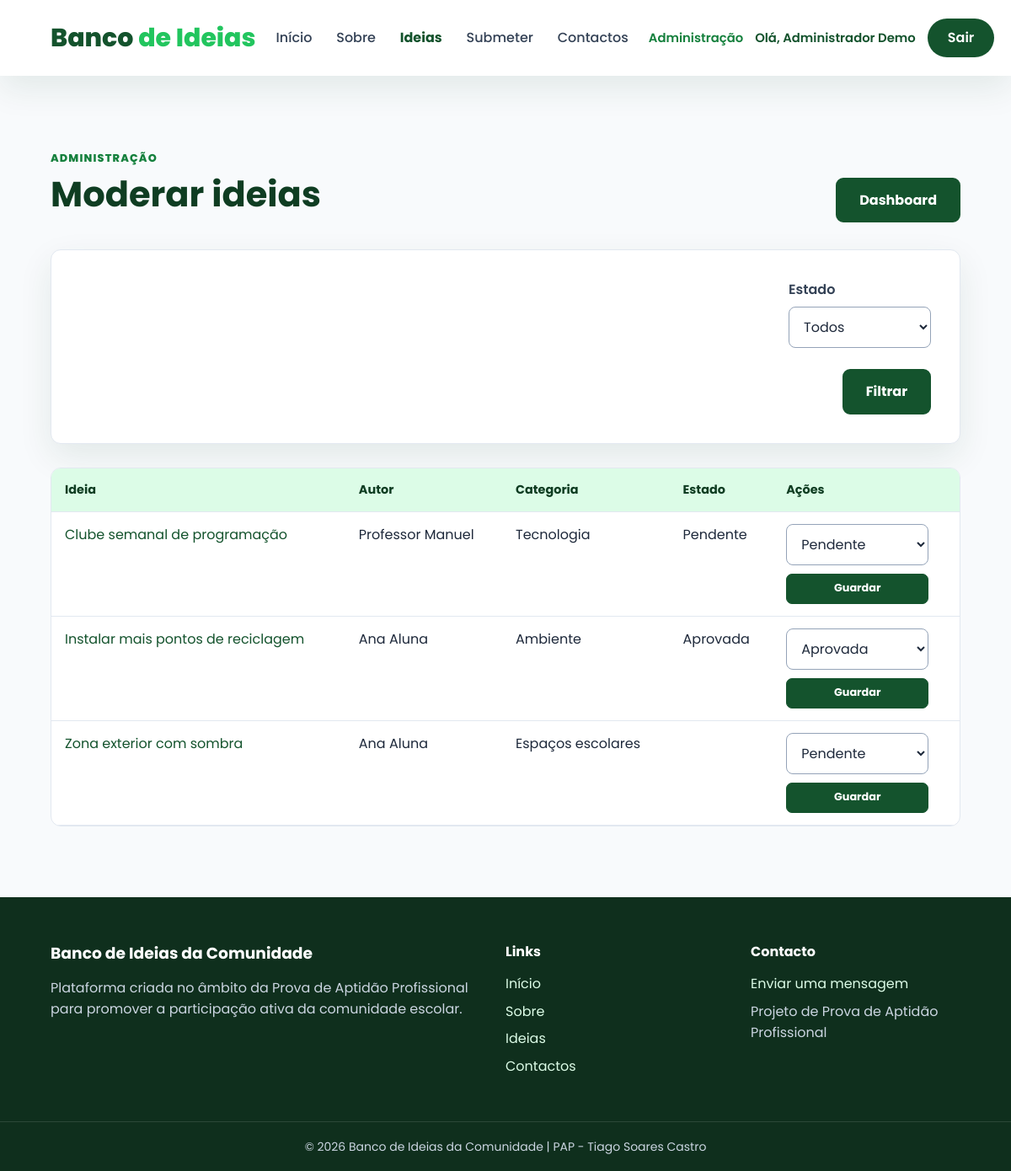
Page /admin/ideias.php (signed in) on the earlier database version.
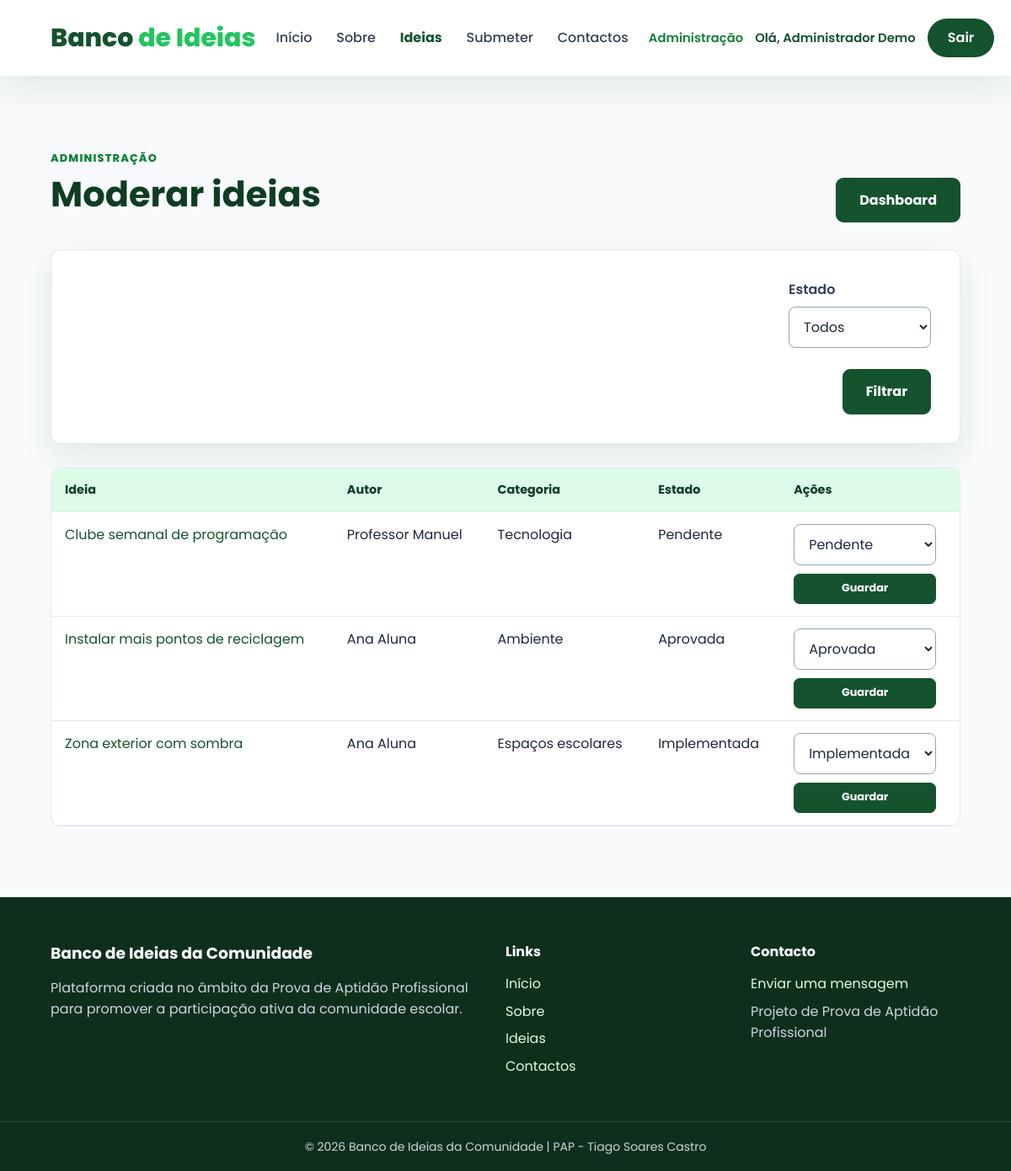
Same page on the later database version.
### tables this page shows
CREATE TABLE IF NOT EXISTS ideia (
    id_ideia INT UNSIGNED AUTO_INCREMENT,
    titulo VARCHAR(150) NOT NULL,
    descricao TEXT NOT NULL,
    estado ENUM('Pendente', 'Aprovada', 'Rejeitada', 'Implementada') NOT NULL DEFAULT 'Pendente',
    data_submissao TIMESTAMP NOT NULL DEFAULT CURRENT_TIMESTAMP,
    data_atualizacao TIMESTAMP NOT NULL DEFAULT CURRENT_TIMESTAMP ON UPDATE CURRENT_TIMESTAMP,
    id_utilizador INT UNSIGNED NOT NULL,
    id_categoria INT UNSIGNED NOT NULL,
    CONSTRAINT pk_ideia PRIMARY KEY (id_ideia),
    CONSTRAINT fk_ideia_utilizador FOREIGN KEY (id_utilizador)
        REFERENCES utilizador (id_utilizador)
        ON UPDATE CASCADE ON DELETE RESTRICT,
    CONSTRAINT fk_ideia_categoria FOREIGN KEY (id_categoria)
        REFERENCES categoria (id_categoria)
        ON UPDATE CASCADE ON DELETE RESTRICT,
    INDEX idx_ideia_estado_data (estado, data_submissao),
    INDEX idx_ideia_categoria (id_categoria),
    INDEX idx_ideia_utilizador (id_utilizador)
);

CREATE TABLE IF NOT EXISTS utilizador (
    id_utilizador INT UNSIGNED AUTO_INCREMENT,
    nome VARCHAR(100) NOT NULL,
    email VARCHAR(191) NOT NULL,
    senha VARCHAR(255) NOT NULL,
    tipo ENUM('aluno', 'professor', 'admin') NOT NULL DEFAULT 'aluno',
    ativo TINYINT(1) NOT NULL DEFAULT 1,
    data_criacao TIMESTAMP NOT NULL DEFAULT CURRENT_TIMESTAMP,
    data_atualizacao TIMESTAMP NOT NULL DEFAULT CURRENT_TIMESTAMP ON UPDATE CURRENT_TIMESTAMP,
    CONSTRAINT pk_utilizador PRIMARY KEY (id_utilizador),
    CONSTRAINT uq_utilizador_email UNIQUE (email),
    INDEX idx_utilizador_tipo_ativo (tipo, ativo)
);

CREATE TABLE IF NOT EXISTS categoria (
    id_categoria INT UNSIGNED AUTO_INCREMENT,
    nome_categoria VARCHAR(100) NOT NULL,
    ativa TINYINT(1) NOT NULL DEFAULT 1,
    data_criacao TIMESTAMP NOT NULL DEFAULT CURRENT_TIMESTAMP,
    data_atualizacao TIMESTAMP NOT NULL DEFAULT CURRENT_TIMESTAMP ON UPDATE CURRENT_TIMESTAMP,
    CONSTRAINT pk_categoria PRIMARY KEY (id_categoria),
    CONSTRAINT uq_categoria_nome UNIQUE (nome_categoria),
    INDEX idx_categoria_ativa (ativa)
);

### includes/autenticacao.php (called while the page is built, shortened)
<?php
function urlBase(): string
{
    $diretorio = str_replace("\\", "/", dirname($_SERVER["SCRIPT_NAME"] ?? ""));
    $diretorio = preg_replace("#/admin$#", "", $diretorio);
    return ($diretorio === "/" || $diretorio === ".") ? "" : rtrim($diretorio, "/");
}
function escapar(?string $valor): string
{
    return htmlspecialchars($valor ?? "", ENT_QUOTES, "UTF-8");
}

### admin/ideias.php (the view, shortened to what this page needs)
<?php
require_once __DIR__ . "/../includes/autenticacao.php";
require_once __DIR__ . "/../includes/ligaBD.php";
$estadosPermitidos = ["Pendente","Aprovada","Rejeitada","Implementada"];
$filtro = $_GET["filtro"] ?? "";
if (!in_array($filtro, $estadosPermitidos, true)) $filtro = "";
$sql = "SELECT i.id_ideia,i.titulo,i.estado,i.data_submissao,u.nome autor,c.nome_categoria FROM ideia i JOIN utilizador u ON u.id_utilizador=i.id_utilizador JOIN categoria c ON c.id_categoria=i.id_categoria WHERE (?='' OR i.estado=?) ORDER BY i.data_submissao DESC";
$stmt=mysqli_prepare($ligacao,$sql); mysqli_stmt_bind_param($stmt,"ss",$filtro,$filtro); mysqli_stmt_execute($stmt); $resultado=mysqli_stmt_get_result($stmt); $ideias=[]; while($i=mysqli_fetch_assoc($resultado))$ideias[]=$i; mysqli_stmt_close($stmt);
$tituloPagina="Moderar ideias | Administração"; include __DIR__."/../includes/menu.php";
?>
<main class="page"><div class="container"><div class="page-heading heading-actions"><div><span class="eyebrow">Administração</span><h1>Moderar ideias</h1></div><a class="btn" href="<?php echo $baseUrl; ?>/admin/dashboard.php">Dashboard</a></div>
<form method="get" class="filters-card admin-filter"><div class="field-group"><label for="filtro">Estado</label><select id="filtro" name="filtro"><option value="">Todos</option></select></div><button type="submit">Filtrar</button></form>
<div class="table-responsive"><table><thead><tr><th>Ideia</th><th>Autor</th><th>Categoria</th><th>Estado</th><th>Ações</th></tr></thead><tbody><?php foreach($ideias as $i):?><tr><td><a href="<?php echo $baseUrl;?>/ideia.php?id=<?php echo (int)$i["id_ideia"];?>"><?php echo escapar($i["titulo"]);?></a></td><td><?php echo escapar($i["autor"]);?></td><td><?php echo escapar($i["nome_categoria"]);?></td><td><?php echo escapar($i["estado"]);?></td><td><form method="post" class="inline-form" onsubmit="return confirm('Confirmar alteração do estado?')"><input type="hidden" name="csrf_token" value="<?php echo escapar(tokenCsrf());?>"><input type="hidden" name="id_ideia" value="<?php echo (int)$i["id_ideia"];?>"><select name="estado" aria-label="Novo estado"><?php foreach($estadosPermitidos as $e):?><option value="<?php echo escapar($e);?>" <?php echo $i["estado"]===$e?"selected":"";?>><?php echo escapar($e);?></option><?php endforeach;?></select><button class="btn-small" type="submit">Guardar</button></form></td></tr><?php endforeach;?></tbody></table></div>
</div></main><?php include __DIR__."/../includes/footer.php";?>

Differences in the rows shown:
changed ideia "Zona exterior com sombra": estado (not shown) → "Implementada"; estado "Pendente" → "Implementada"
